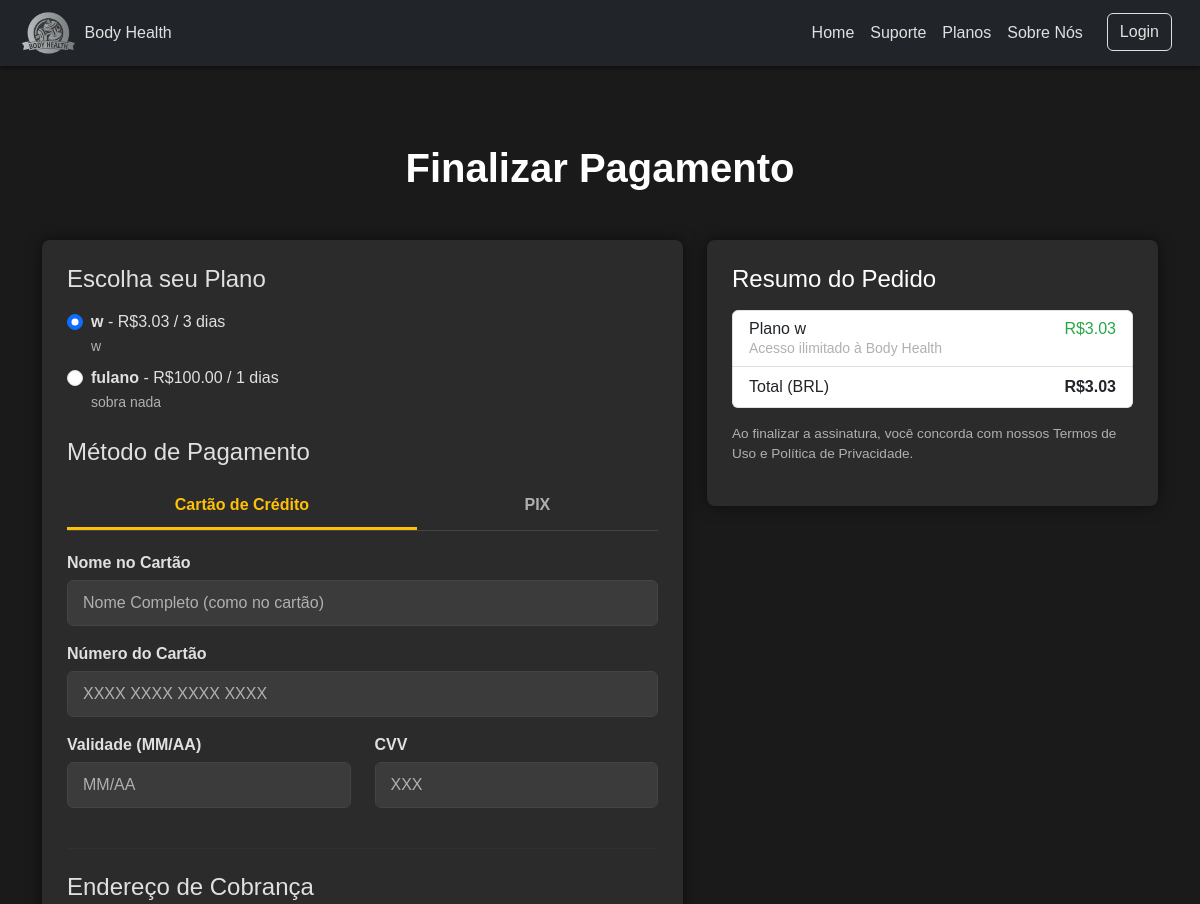
Before: /pagamento (upper part) with the older database file.
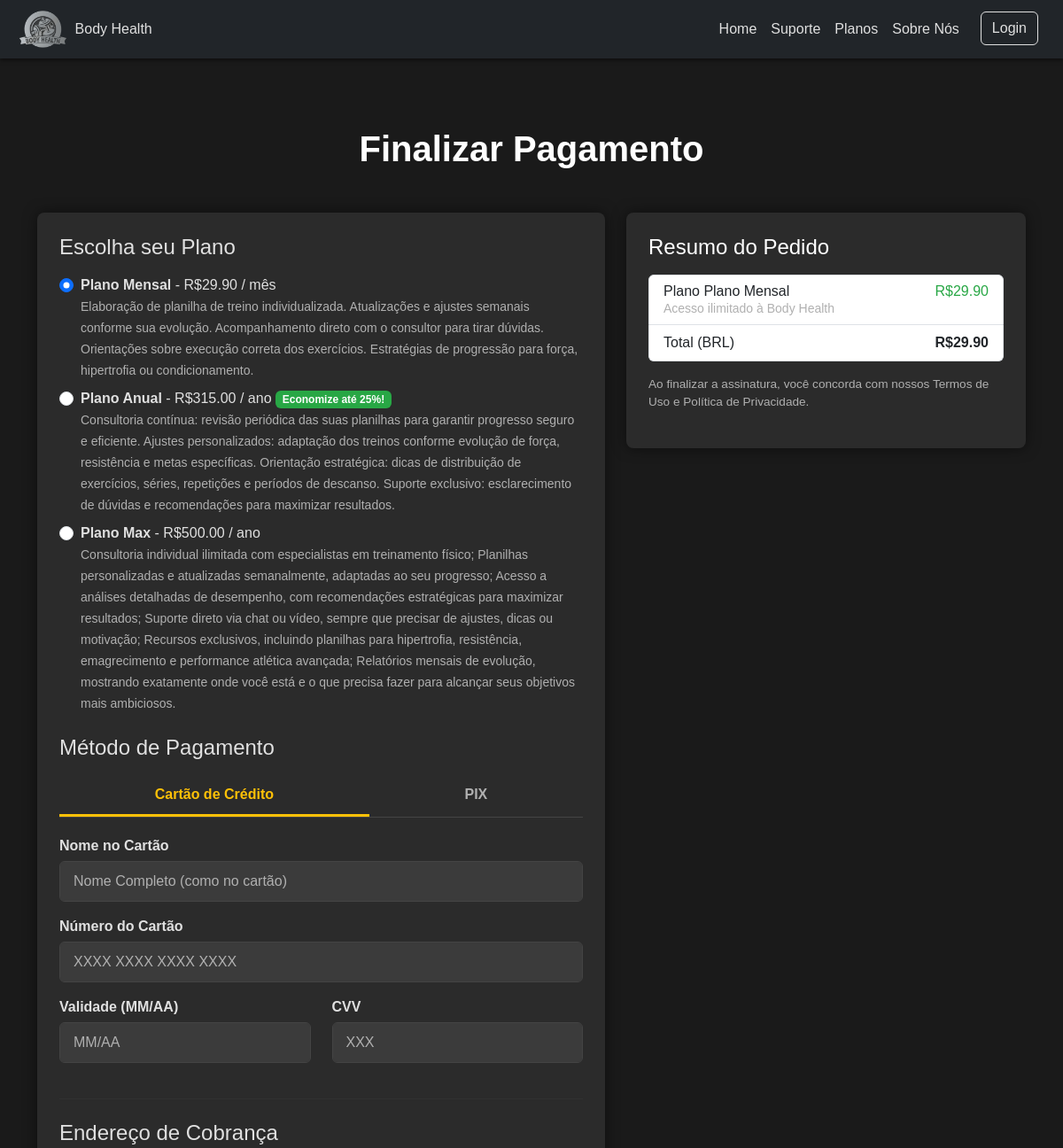
After: the same page with the newer database file.
### tables this page shows
CREATE TABLE plano (
    id INTEGER PRIMARY KEY AUTOINCREMENT,
    nome TEXT NOT NULL,
    descricao TEXT,
    preco REAL NOT NULL,
    duracao_dias INTEGER NOT NULL,
    ativo INTEGER DEFAULT 1,
    data_criacao TIMESTAMP DEFAULT CURRENT_TIMESTAMP
);

### routes/__init__.py (the view)
    @app.get("/pagamento")
    async def pagamento(request: Request, plano_id: Optional[int] = None):
        try:
            todos_planos = plano_repo.obter_todos()
            planos_pagos = [p for p in todos_planos if p.preco > 0.0]
            planos_pagos.sort(key=lambda x: x.preco)
            plano_selecionado = None
            if plano_id:
                plano_selecionado = plano_repo.obter_por_id(plano_id)
            if not plano_selecionado and planos_pagos:
                plano_selecionado = planos_pagos[0]
            return templates.TemplateResponse("inicio/pagamento.html", {
                "request": request,
                "planos_pagos": planos_pagos,
                "plano_selecionado": plano_selecionado,
                "tem_planos": len(planos_pagos) > 0
            })
        except Exception as e:
            print(f"[ERRO] Erro ao carregar página de pagamento: {str(e)}")
            return templates.TemplateResponse("inicio/pagamento.html", {
                "request": request,
                "planos_pagos": [],
                "plano_selecionado": None,
                "tem_planos": False,
                "erro": "Erro ao carregar planos. Tente novamente mais tarde."
            })

### templates/inicio/pagamento.html (shortened to what the changed rows need)
{% extends 'layout.html' %}
{% block content %}
    <div class="container mt-5">
        <h1 class="text-center mb-5 fw-bold text-primary">Finalizar Pagamento</h1>
        {% if not tem_planos %}
        <div class="alert alert-warning text-center">
            <h4>Nenhum plano disponível no momento</h4>
            <p>Por favor, entre em contato com o suporte ou tente novamente mais tarde.</p>
            <a href="/planos" class="btn btn-primary">Voltar para Planos</a>
        </div>
        {% else %}
        <div class="row g-4">
            <div class="col-md-7 order-md-1">
                <div class="card-custom">
                    <div class="mb-4">
                        {% for plano in planos_pagos %}
                        <div class="form-check {% if not loop.first %}mt-2{% endif %}">
                            <input class="form-check-input plan-radio"
                                   type="radio"
                                   name="planType"
                                   id="plan{{ plano.id }}"
                                   value="{{ plano.id }}"
                                   data-nome="{{ plano.nome }}"
                                   data-preco="{{ plano.preco }}"
                                   data-duracao="{{ plano.duracao_dias }}"
                                   {% if plano_selecionado and plano.id == plano_selecionado.id %}checked{% elif not plano_selecionado and loop.first %}checked{% endif %}>
                            <label class="form-check-label" for="plan{{ plano.id }}">
                                <strong>{{ plano.nome }}</strong> - R${{ "%.2f"|format(plano.preco) }} /
                                {% if plano.duracao_dias >= 365 %}
                                    ano
                                    {% if plano.preco < (planos_pagos[0].preco * 12) %}
                                    <span class="badge bg-success">Economize até 25%!</span>
                                    {% endif %}
                                {% elif plano.duracao_dias == 30 %}
                                    mês
                                {% else %}
                                    {{ plano.duracao_dias }} dias
                                {% endif %}
                                <br>
                                <small class="text-muted">{{ plano.descricao }}</small>
                            </label>
                        </div>
                        {% endfor %}
                    </div>
                </div>
            </div>
            <div class="col-md-5 order-md-2">
                <div class="card-custom">
                    <ul class="list-group mb-3">
                        <li class="list-group-item d-flex justify-content-between lh-sm">
                            <div>
                                <h6 class="my-0">Plano <span id="plano-nome">
                                    {% if plano_selecionado %}{{ plano_selecionado.nome }}{% else %}Premium{% endif %}
                                </span></h6>
                                <small class="text-muted">Acesso ilimitado à Body Health</small>
                            </div>
                            <span class="text-success" id="plano-preco">
                                {% if plano_selecionado %}R${{ "%.2f"|format(plano_selecionado.preco) }}{% else %}R$0,00{% endif %}
                            </span>
                        </li>
                        <li class="list-group-item d-flex justify-content-between">
                            <span>Total (BRL)</span>
                            <strong id="total-preco">
                                {% if plano_selecionado %}R${{ "%.2f"|format(plano_selecionado.preco) }}{% else %}R$0,00{% endif %}
                            </strong>
                        </li>
                    </ul>
                </div>
            </div>
        </div>
        {% endif %}
    </div>
{%endblock%}

Changed rows visible on the page:
removed plano: planType "☑ w - R$3.03 / 3 dias w", nome "w", preco "3.03", duracao_dias "3", descricao "w"
removed plano: planType "☐ fulano - R$100.00 / 1 dias sob", nome "fulano", preco "100.00", duracao_dias "1", descricao "sobra nada"
added plano: planType "☑ Plano Mensal - R$29.90 / mês E", nome "Plano Mensal", preco "29.90", duracao_dias "mês", descricao "Elaboração de planilha de treino individualizada. Atualizações e ajustes semanais conforme sua evolução. Acompanhamento direto com o consultor para tirar dúvidas. Orientações sobre execução correta dos exercícios. Estratégias de progressão para força, hipertrofia ou condicionamento."
added plano: planType "☐ Plano Anual - R$315.00 / ano E", nome "Plano Anual", preco "315.00", duracao_dias "ano", descricao "Consultoria contínua: revisão periódica das suas planilhas para garantir progresso seguro e eficiente. Ajustes personalizados: adaptação dos treinos conforme evolução de força, resistência e metas específicas. Orientação estratégica: dicas de distribuição de exercícios, séries, repetições e períodos de descanso. Suporte exclusivo: esclarecimento de dúvidas e recomendações para maximizar resultados."
added plano: planType "☐ Plano Max - R$500.00 / ano Con", nome "Plano Max", preco "500.00", duracao_dias "ano", descricao "Consultoria individual ilimitada com especialistas em treinamento físico; Planilhas personalizadas e atualizadas semanalmente, adaptadas ao seu progresso; Acesso a análises detalhadas de desempenho, com recomendações estratégicas para maximizar resultados; Suporte direto via chat ou vídeo, sempre que precisar de ajustes, dicas ou motivação; Recursos exclusivos, incluindo planilhas para hipertrofia, resistência, emagrecimento e performance atlética avançada; Relatórios mensais de evolução, mostrando exatamente onde você está e o que precisa fazer para alcançar seus objetivos mais ambiciosos."
